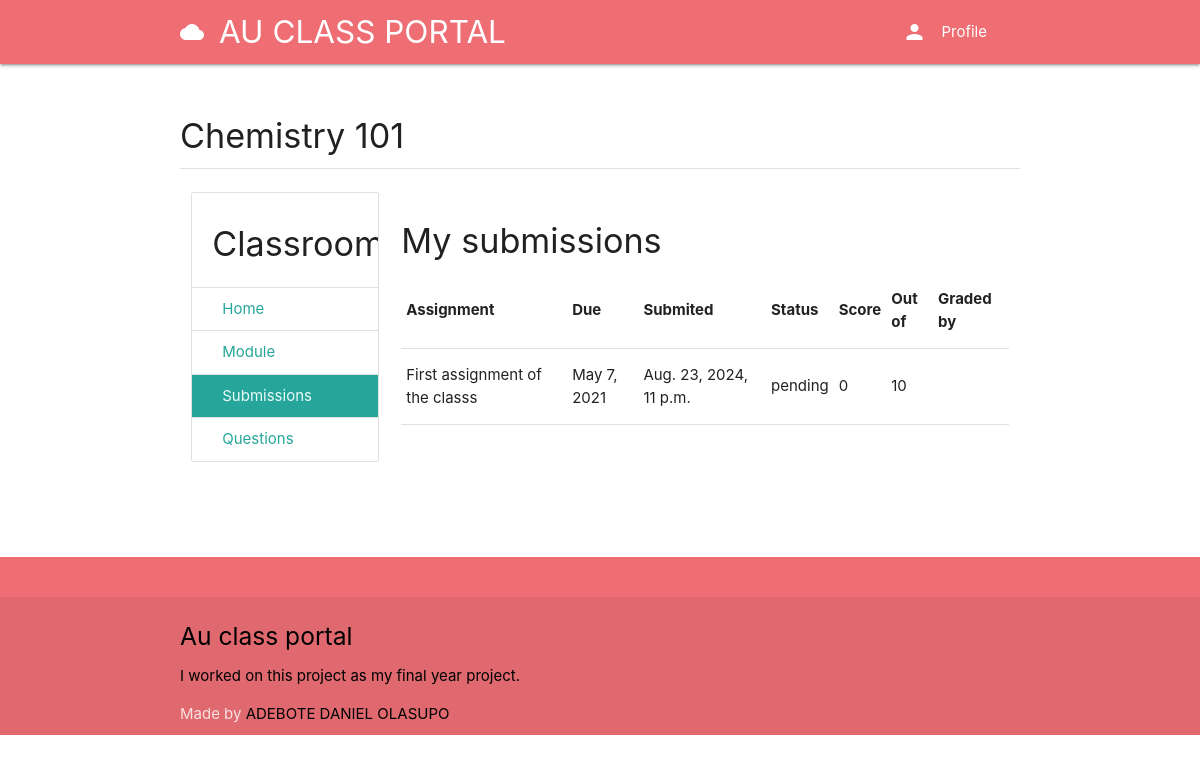
The app's page /course/fc336498-2d0a-4e61-ae8b-1f57174ee38d/submissions (signed in) with its own data.
### classroom/models.py (models this page shows, shortened)
class Course(models.Model):
	id = models.UUIDField(primary_key=True, default=uuid.uuid4, editable=False)
	picture = models.ImageField(upload_to=user_directory_path)
	title = models.CharField(max_length=200)
	description = models.CharField(max_length=300)
	category = models.ForeignKey(Category, on_delete=models.CASCADE)
	syllabus = RichTextField()
	user = models.ForeignKey(User, on_delete=models.CASCADE, related_name='course_owner')
	enrolled = models.ManyToManyField(User)
	modules = models.ManyToManyField(Module)
	questions = models.ManyToManyField(Question)

class Grade(models.Model):
	course = models.ForeignKey(Course, on_delete=models.CASCADE)
	submission = models.ForeignKey(Submission, on_delete=models.CASCADE)
	points = models.PositiveIntegerField(default=0)
	graded_by = models.ForeignKey(User, on_delete=models.CASCADE, blank=True, null=True)
	status = models.CharField(choices=STATUS_CHOICES, default='pending', max_length=10, verbose_name='Status')

### assignment/models.py (models this page shows, shortened)
class Submission(models.Model):
	file = models.FileField(upload_to=user_directory_path)
	comment = models.CharField(max_length=1000)
	date = models.DateTimeField(auto_now_add=True)
	assignment = models.ForeignKey(Assignment, on_delete=models.CASCADE)
	user = models.ForeignKey(User, on_delete=models.CASCADE)

class Assignment(models.Model):
	title = models.CharField(max_length=150)
	content = RichTextField()
	points = models.PositiveIntegerField()
	due = models.DateField()
	files = models.ManyToManyField(AssignmentFileContent)
	user = models.ForeignKey(User, on_delete=models.CASCADE)

### classroom/views.py (the view)
# urls.py: path('<course_id>/submissions', Submissions, name='submissions'),
def Submissions(request, course_id):
	user = request.user
	course = get_object_or_404(Course, id=course_id)
	grades = Grade.objects.filter(course=course, submission__user=user)
	context = {
		'grades': grades,
		'course': course
	}
	return render(request, 'classroom/submissions.html', context)

### authy/views.py (called while the page is built)
def SideNavInfo(request):
	user = request.user
	nav_profile = None
	if user.is_authenticated:
		nav_profile = Profile.objects.get(user=user)
	return {'nav_profile': nav_profile}

### direct/views.py (called while the page is built)
def CheckDirects(request):
    directs_count = 0
    if request.user.is_authenticated:
        directs_count = Message.objects.filter(user=request.user, is_read=False).count()
    return {'directs_count': directs_count}

### student_portal/templates/classroom/submissions.html
{% extends 'base.html' %}
{% load static %}
{% block content %}
<div class="section">
	<h4>{{ course.title }}</h4>
	<div class="divider"></div>
</div>
<div class="row">
<div class="col s3">
      <ul class="collection with-header">
        <li class="collection-header"><h4>Classroom</h4></li>
        <a href="{% url 'course' course.id %}" class="collection-item">Home</a>
        <a href="{% url 'modules' course.id %}" class="collection-item">Module</a>
        <a href="{% url 'submissions' course.id %}" class="collection-item active">Submissions</a>
        <a href="{% url 'questions' course.id %}" class="collection-item">Questions</a>
      </ul>
</div>
<div class="col s9">
  <div class="section">
    <h4>My submissions</h4>
      <table>
        <thead>
          <tr>
              <th>Assignment</th>
              <th>Due</th>
              <th>Submited</th>
              <th>Status</th>
              <th>Score</th>
              <th>Out of</th>
              <th>Graded by</th>
          </tr>
        </thead>
        <tbody>
        {% for grade in grades %}
          <tr>
            <td>{{ grade.submission.assignment.title }}</td>
            <td>{{ grade.submission.assignment.due }}</td>
            <td>{{ grade.submission.date }}</td>
            <td>{{ grade.status }}</td>
            <td>{{ grade.points }}</td>
            <td>{{ grade.submission.assignment.points }}</td>
            <td>{{ grade.graded_by.get_full_name }}</td>
          </tr>
        {% endfor %}
        </tbody>
      </table>
  </div>
</div>
</div>
{% endblock %}

### records on screen
Course: title "Chemistry 101"
Grade: submission.assignment "First assignment of the classs", submission.assignment.due "May 7, 2021", submission "Aug. 23, 2024, 11 p.m.", status "pending", points "0", submission.assignment.points "10"
